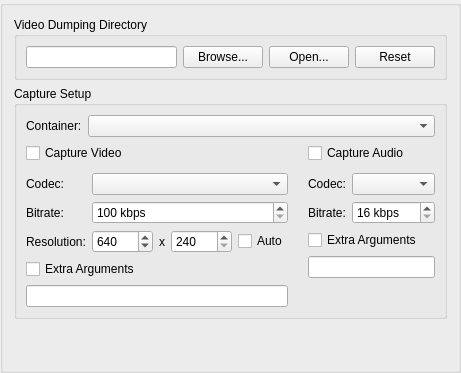
     <widget class="QGroupBox" name="recordingTab">
      <attribute name="title">
       <string>Recording</string>
      </attribute>
      <layout class="QVBoxLayout" name="verticalLayout_6">
       <item>
        <widget class="QGroupBox" name="videoDumpDirectory">
         <property name="title">
          <string>Video Dumping Directory</string>
         </property>
         <layout class="QVBoxLayout" name="verticalLayout_7">
          <item>
           <layout class="QHBoxLayout" name="horizontalLayout_8">
            <item>
             <widget class="QLineEdit" name="videoDumpingDirectory"/>
            </item>
            <item>
             <widget class="QPushButton" name="videoDumpingDirectoryBrowse">
              <property name="text">
               <string>Browse...</string>
              </property>
             </widget>
            </item>
            <item>
             <widget class="QPushButton" name="videoDumpingDirectoryOpen">
              <property name="text">
               <string>Open...</string>
              </property>
             </widget>
            </item>
            <item>
             <widget class="QPushButton" name="videoDumpingDirectoryReset">
              <property name="text">
               <string>Reset</string>
              </property>
             </widget>
            </item>
           </layout>
          </item>
         </layout>
        </widget>
       </item>
       <item>
        <widget class="QGroupBox" name="groupBox_2">
         <property name="title">
          <string>Capture Setup</string>
         </property>
         <layout class="QFormLayout" name="formLayout_3">
          <item row="0" column="0">
           <widget class="QLabel" name="captureContainerLabel">
            <property name="text">
             <string>Container:</string>
            </property>
           </widget>
          </item>
          <item row="0" column="1">
           <widget class="QComboBox" name="captureContainer"/>
          </item>
          <item row="1" column="0" colspan="2">
           <layout class="QGridLayout" name="gridLayout_10" columnstretch="1,1">
            <property name="horizontalSpacing">
             <number>20</number>
            </property>
            <property name="verticalSpacing">
             <number>10</number>
            </property>
            <item row="1" column="1">
             <widget class="QWidget" name="audioCaptureOptions" native="true">
              <layout class="QFormLayout" name="formLayout_10">
               <property name="leftMargin">
                <number>0</number>
               </property>
               <property name="topMargin">
                <number>0</number>
               </property>
               <property name="rightMargin">
                <number>0</number>
               </property>
               <property name="bottomMargin">
                <number>0</number>
               </property>
               <item row="0" column="0">
                <widget class="QLabel" name="audioCaptureCodecLabel">
                 <property name="text">
                  <string>Codec:</string>
                 </property>
                </widget>
               </item>
               <item row="0" column="1">
                <widget class="QComboBox" name="audioCaptureCodec"/>
               </item>
               <item row="1" column="0">
                <widget class="QLabel" name="audioCaptureBitrateLabel">
                 <property name="text">
                  <string>Bitrate:</string>
                 </property>
                </widget>
               </item>
               <item row="1" column="1">
                <widget class="QSpinBox" name="audioCaptureBitrate">
                 <property name="suffix">
                  <string> kbps</string>
                 </property>
                 <property name="minimum">
                  <number>16</number>
                 </property>
                 <property name="maximum">
                  <number>2048</number>
                 </property>
                 <property name="singleStep">
                  <number>1</number>
                 </property>
                </widget>
               </item>
               <item row="2" column="0" colspan="2">
                <widget class="QCheckBox" name="enableAudioCaptureArguments">
                 <property name="text">
                  <string>Extra Arguments</string>
                 </property>
                </widget>
               </item>
               <item row="3" column="0" colspan="2">
                <widget class="QLineEdit" name="audioCaptureArguments"/>
               </item>
              </layout>
             </widget>
            </item>
            <item row="0" column="1">
             <widget class="QCheckBox" name="enableAudioCapture">
              <property name="text">
               <string>Capture Audio</string>
              </property>
             </widget>
            </item>
            <item row="1" column="0">
             <widget class="QWidget" name="videoCaptureOptions" native="true">
              <layout class="QFormLayout" name="formLayout_6">
               <property name="leftMargin">
                <number>0</number>
               </property>
               <property name="topMargin">
                <number>0</number>
               </property>
               <property name="rightMargin">
                <number>0</number>
               </property>
               <property name="bottomMargin">
                <number>0</number>
               </property>
               <item row="0" column="0">
                <widget class="QLabel" name="videoCaptureCodecLabel">
                 <property name="text">
                  <string>Codec:</string>
                 </property>
                </widget>
               </item>
               <item row="0" column="1">
                <widget class="QComboBox" name="videoCaptureCodec"/>
               </item>
               <item row="1" column="0">
                <widget class="QLabel" name="videoCaptureBitrateLabel">
                 <property name="text">
                  <string>Bitrate:</string>
                 </property>
                </widget>
               </item>
               <item row="1" column="1">
                <widget class="QSpinBox" name="videoCaptureBitrate">
                 <property name="suffix">
                  <string extracomment="Unit that will appear next to a number. Alter the space or whatever is needed before the text depending on your language."> kbps</string>
                 </property>
                 <property name="minimum">
                  <number>100</number>
                 </property>
                 <property name="maximum">
                  <number>100000</number>
                 </property>
                 <property name="singleStep">
                  <number>100</number>
                 </property>
                </widget>
               </item>
               <item row="2" column="0">
                <widget class="QLabel" name="videoCaptureResolutionLabel">
                 <property name="text">
                  <string>Resolution:</string>
                 </property>
                </widget>
               </item>
               <item row="2" column="1">
                <layout class="QHBoxLayout" name="horizontalLayout_10" stretch="1,0,1,0">
                 <item>
                  <widget class="QSpinBox" name="videoCaptureWidth">
                   <property name="minimum">
                    <number>320</number>
                   </property>
                   <property name="maximum">
                    <number>32768</number>
                   </property>
                   <property name="singleStep">
                    <number>16</number>
                   </property>
                   <property name="value">
                    <number>640</number>
                   </property>
                  </widget>
                 </item>
                 <item>
                  <widget class="QLabel" name="label_46">
                   <property name="text">
                    <string>x</string>
                   </property>
                  </widget>
                 </item>
                 <item>
                  <widget class="QSpinBox" name="videoCaptureHeight">
                   <property name="minimum">
                    <number>240</number>
                   </property>
                   <property name="maximum">
                    <number>32768</number>
                   </property>
                   <property name="singleStep">
                    <number>16</number>
                   </property>
                   <property name="value">
                    <number>240</number>
                   </property>
                  </widget>
                 </item>
                 <item>
                  <widget class="QCheckBox" name="videoCaptureResolutionAuto">
                   <property name="text">
                    <string>Auto</string>
                   </property>
                  </widget>
                 </item>
                </layout>
               </item>
               <item row="3" column="0" colspan="2">
                <widget class="QCheckBox" name="enableVideoCaptureArguments">
                 <property name="text">
                  <string>Extra Arguments</string>
                 </property>
                </widget>
               </item>
               <item row="4" column="0" colspan="2">
                <widget class="QLineEdit" name="videoCaptureArguments"/>
               </item>
              </layout>
             </widget>
            </item>
            <item row="0" column="0">
             <widget class="QCheckBox" name="enableVideoCapture">
              <property name="text">
               <string>Capture Video</string>
              </property>
             </widget>
            </item>
           </layout>
          </item>
         </layout>
        </widget>
       </item>
       <item>
        <spacer name="verticalSpacer_6">
         <property name="orientation">
          <enum>Qt::Vertical</enum>
         </property>
         <property name="sizeHint" stdset="0">
          <size>
           <width>20</width>
           <height>40</height>
          </size>
         </property>
        </spacer>
       </item>
      </layout>
     </widget>
